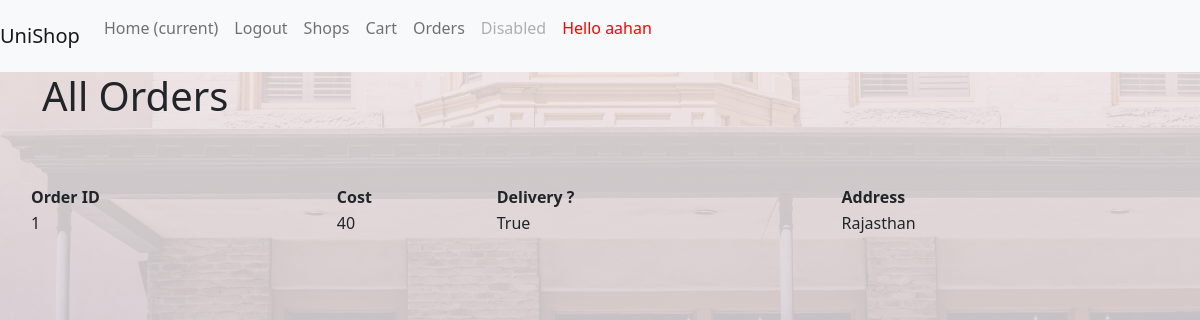
Before: /orders/ (signed in) with the older database file.
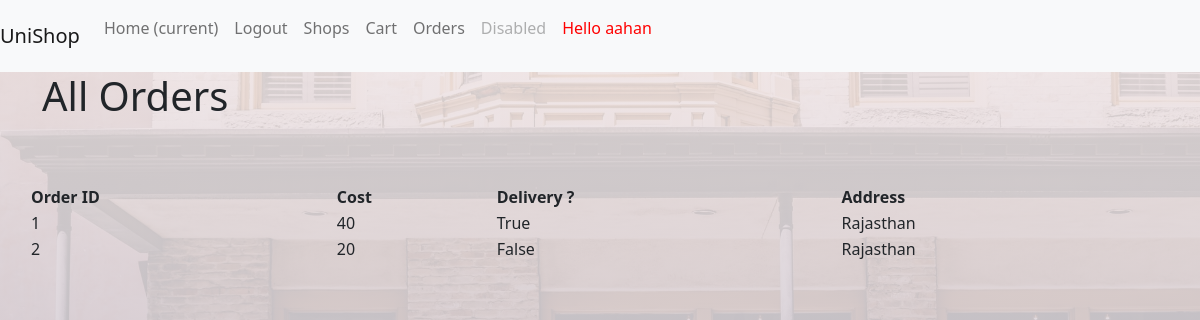
After: the same page with the newer database file.
### unishop/models.py (models this page shows, shortened)
class Bill(models.Model):
    deliver = models.BooleanField(default=False)
    address = models.CharField(max_length=100)
    total_price = models.PositiveIntegerField()
    user = models.ForeignKey(User,on_delete=models.CASCADE,related_name="bill")
    shop = models.ForeignKey('Shop', on_delete=models.CASCADE,related_name="bills")
    class Meta:
        db_table = "Bill"

### unishop/views.py (the view)
# urls.py: path('orders/',views.orders,name = "orders")
@login_required
def orders(request):
    orders = request.user.bill.all()
    return render(request,"unishop/orders.html",{
        "orders":orders
    })

### unishop/templates/unishop/orders.html (shortened to what this page needs)
{% extends 'unishop/base.html' %}
{% block bodyblock %}
<div class = "container">
    <div class = "row align-self-center justify-content-center">
        {% if not orders %}
            <h2>Sorry you don't have any orders right now </h2>
            {% else %}
            <div class = "col-l-5 col-md-6 col-sm-10">
                <h1>All Orders</h1>
            </div>
            <div class = "col-l-5 col-md-6 col-sm-10 p-5 mt-3 rounded "></div>
            <table>
                <thead>
                    <th>Order ID</th>
                    <th>Cost</th>
                    <th>Delivery ? </th>
                    <th>Address </th>
                </thead>
            <tbody>
                {% for order in orders  %}
                <tr>
                <td>{{order.id}} </td>
                <td>{{order.total_price}}</td>
                <td>{{order.deliver}}</td>
                <td>{{order.address}}</td>
                </tr>
                {% endfor %}
            </tbody>
        </table>
    </div>
    </div>
{% endif %}
{% endblock bodyblock %}

Changed rows visible on the page:
added Bill: id "2", total_price "20", deliver "False", address "Rajasthan"
